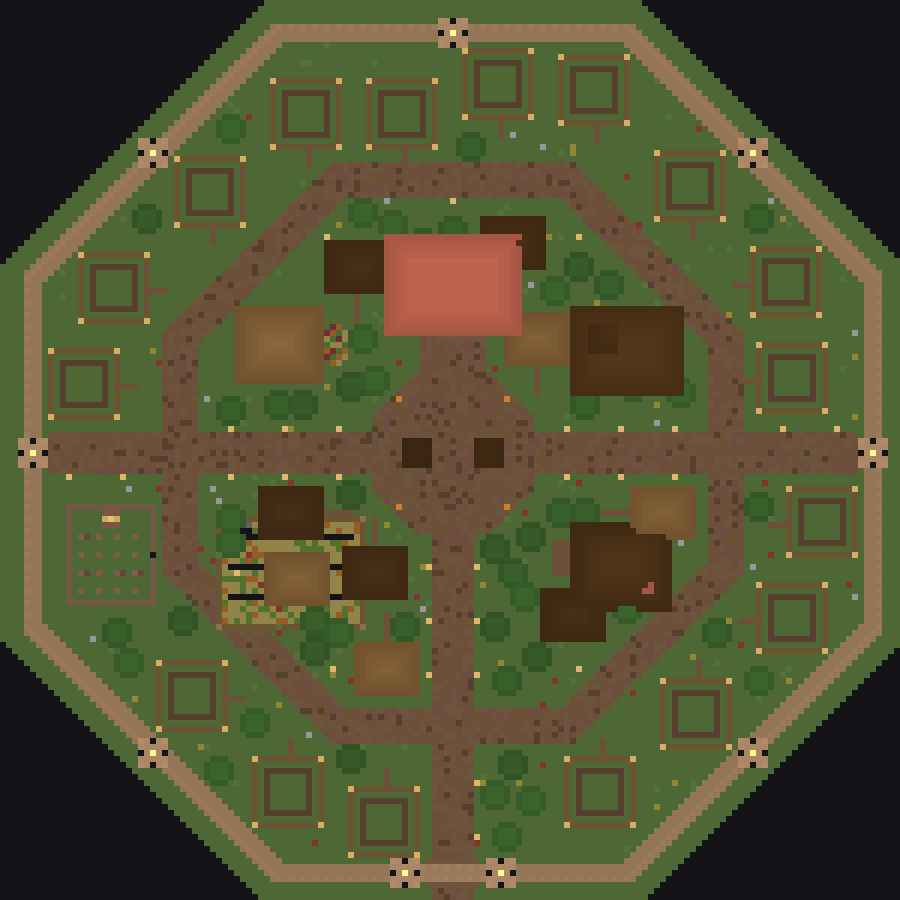

Reproduce this figure in Python.
"""Вид сверху для city_gen.py — проверить планировку, не заходя в игру.

python preview.py  ->  preview.png (6 px на блок)
"""
import os

from PIL import Image

import city_gen as c

SCALE = 6
top = {}


def _rec(x, y, z, block):
    if 0 <= x < c.SIZE and 0 <= z < c.SIZE:
        name = block.split("[")[0]
        if name == "air":
            top.pop((x, z), None)
        elif (x, z) not in top or y >= top[(x, z)][0]:
            top[(x, z)] = (y, name)


_orig = c.sb


def sb(x, y, z, block):
    _orig(x, y, z, block)
    _rec(x, y, z, block)


c.sb = sb
for mod in (c,):
    mod.sb = sb

COLORS = {
    "grass_block": (108, 145, 74), "short_grass": (110, 150, 78),
    "poppy": (170, 70, 60), "dandelion": (190, 180, 70), "azure_bluet": (200, 200, 210),
    "dirt": (134, 96, 67), "coarse_dirt": (120, 88, 62),
    "packed_mud": (150, 112, 79), "mud_bricks": (150, 118, 88),
    "granite": (154, 106, 88), "polished_granite": (160, 115, 96),
    "granite_wall": (154, 106, 88), "polished_granite_slab": (160, 115, 96),
    "mud_brick_slab": (150, 118, 88), "mud_brick_wall": (150, 118, 88),
    "mud_brick_stairs": (150, 118, 88), "granite_slab": (154, 106, 88),
    "bricks": (150, 78, 62), "brick_stairs": (150, 78, 62), "brick_slab": (150, 78, 62),
    "spruce_planks": (114, 84, 48), "spruce_stairs": (114, 84, 48),
    "spruce_slab": (114, 84, 48), "spruce_fence": (114, 84, 48),
    "oak_planks": (162, 130, 78), "oak_stairs": (162, 130, 78),
    "oak_fence": (140, 112, 68), "oak_slab": (162, 130, 78),
    "oak_fence_gate": (140, 112, 68), "oak_pressure_plate": (162, 130, 78),
    "dark_oak_planks": (66, 43, 20), "dark_oak_stairs": (66, 43, 20),
    "dark_oak_slab": (66, 43, 20),
    "birch_planks": (192, 175, 121),
    "stripped_oak_log": (177, 144, 86), "stripped_spruce_log": (116, 91, 55),
    "stripped_dark_oak_log": (85, 60, 30), "stripped_birch_log": (196, 179, 123),
    "oak_log": (109, 85, 51), "oak_leaves": (60, 100, 45),
    "glass_pane": (200, 230, 235), "lantern": (255, 210, 120),
    "campfire": (255, 160, 60), "water": (60, 110, 200),
    "farmland": (95, 65, 40), "wheat": (190, 175, 95), "potatoes": (110, 150, 60),
    "carrots": (200, 120, 50), "beetroots": (150, 60, 60), "hay_block": (200, 175, 60),
    "bookshelf": (150, 110, 70), "dead_bush": (120, 100, 70),
    "bell": (220, 180, 70), "chest": (150, 110, 60), "barrel": (130, 100, 60),
}
DEFAULT = (128, 128, 128)


def main():
    c.build()
    img = Image.new("RGB", (c.SIZE * SCALE, c.SIZE * SCALE), (20, 20, 24))
    px = img.load()
    for (x, z), (y, name) in top.items():
        r, g, b = COLORS.get(name, DEFAULT)
        # затенение по высоте: выше — светлее
        k = 0.72 + min(max((y - c.GY) / 14.0, 0.0), 1.0) * 0.55
        col = (min(int(r * k), 255), min(int(g * k), 255), min(int(b * k), 255))
        for dx in range(SCALE):
            for dz in range(SCALE):
                px[x * SCALE + dx, z * SCALE + dz] = col
    out = os.path.join(os.path.dirname(os.path.abspath(__file__)), "preview.png")
    img.save(out)
    print("ok ->", out)


if __name__ == "__main__":
    main()
